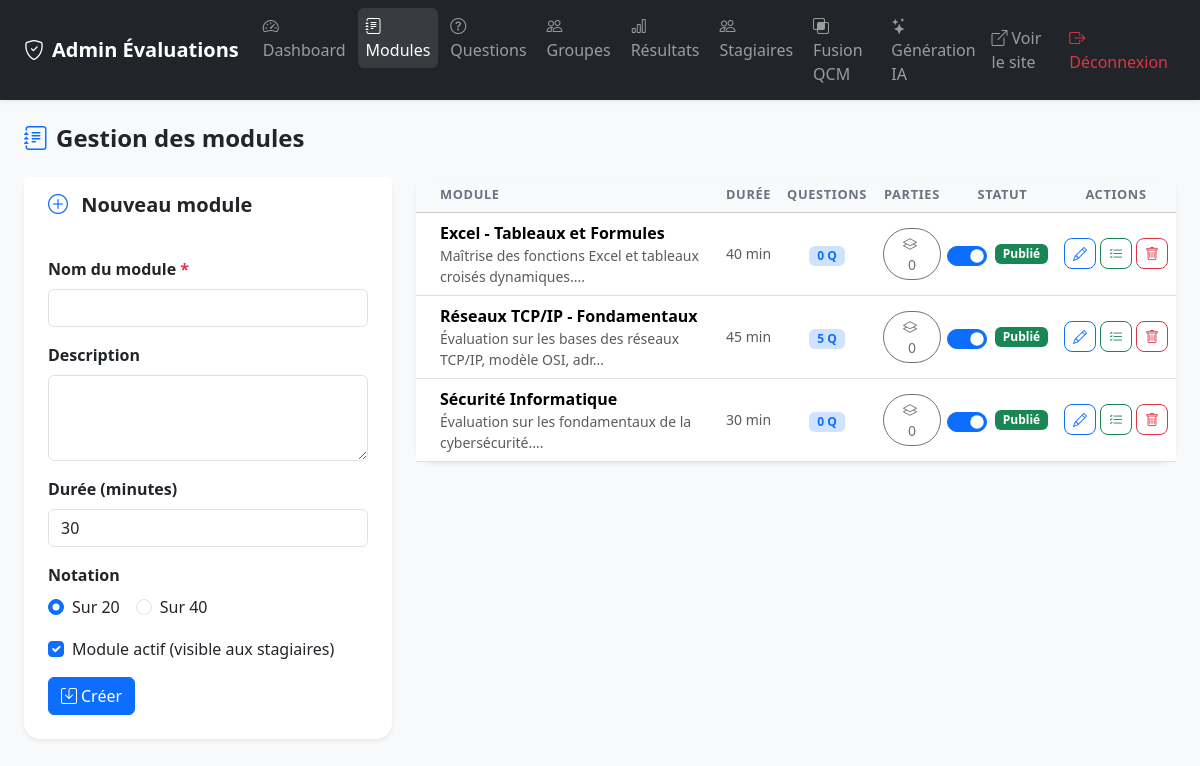
The page /admin/modules.php (signed in) on the database as committed earlier.
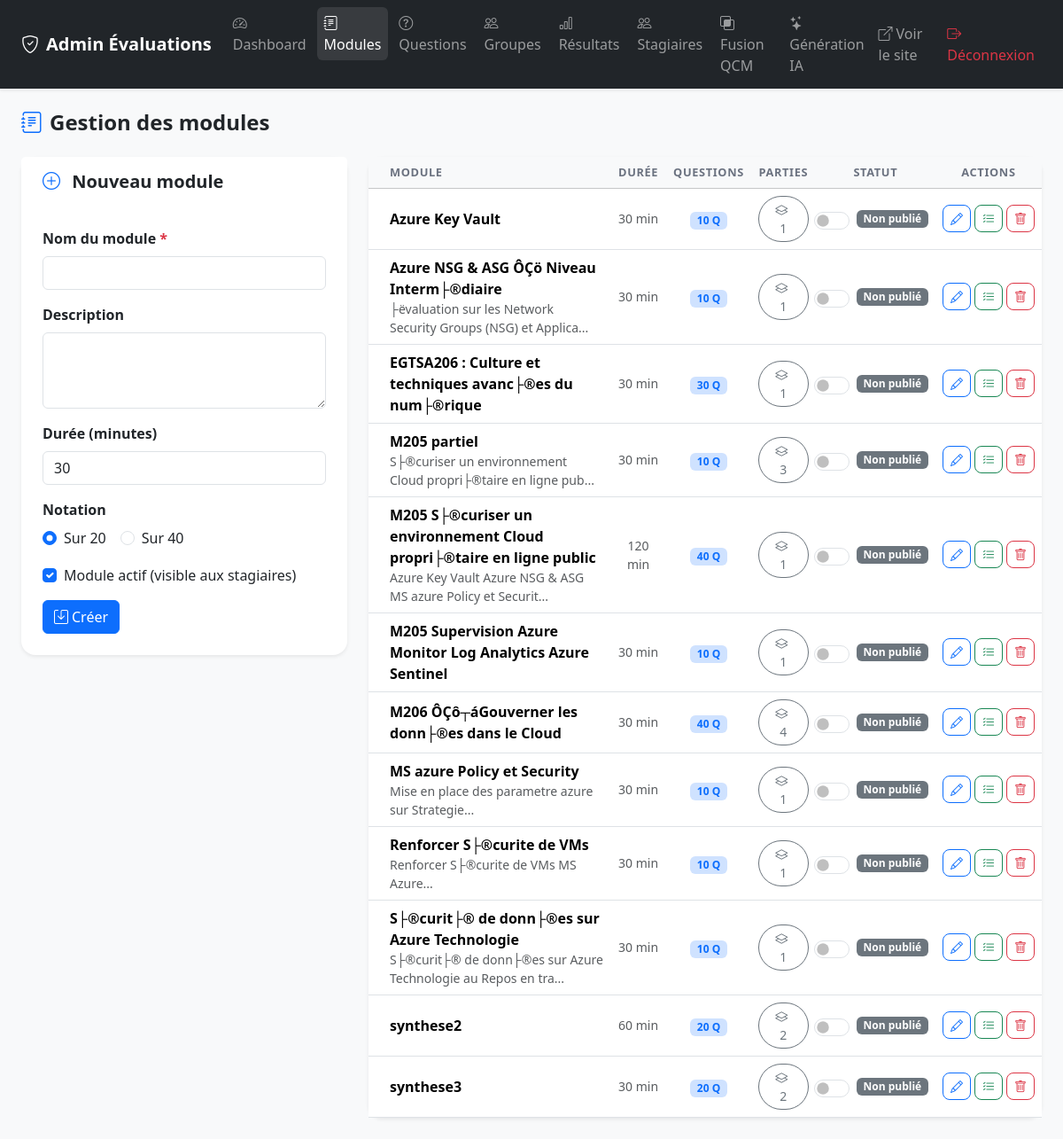
The same page on the database as committed later.
### tables this page shows
CREATE TABLE `modules` (
  `id` int NOT NULL AUTO_INCREMENT,
  `nom` varchar(150) NOT NULL,
  `description` text,
  `duree_minutes` int DEFAULT '30',
  `note_max` int DEFAULT '20' COMMENT 'Notation sur 20 ou 40',
  `actif` tinyint(1) DEFAULT '1',
  `created_at` timestamp NULL DEFAULT CURRENT_TIMESTAMP,
  PRIMARY KEY (`id`)
);

### includes/functions.php (called while the page is built, shortened)
<?php
function getAllModules(): array {
    $pdo = getDB();
    return $pdo->query("
        SELECT m.*,
               COALESCE(m.note_max, 20) AS note_max,
               (SELECT COUNT(*) FROM questions q WHERE q.module_id = m.id) AS nb_questions,
               (SELECT COUNT(*) FROM parties p WHERE p.module_id = m.id) AS nb_parties
        FROM modules m
        ORDER BY m.nom
    ")->fetchAll();
}

### admin/modules.php (the view, shortened to what the changed rows need)
<?php
require_once __DIR__ . '/../includes/functions.php';
$modules = getAllModules();
?>
<!DOCTYPE html>
<html lang="fr">
<head>
    <link href="https://cdn.jsdelivr.net/npm/bootstrap@5.3.2/dist/css/bootstrap.min.css" rel="stylesheet">
    <link href="https://cdn.jsdelivr.net/npm/bootstrap-icons@1.11.3/font/bootstrap-icons.min.css" rel="stylesheet">
    <link href="../assets/css/style.css" rel="stylesheet">
</head>
<body class="bg-light">
<div class="container-fluid py-4 px-4">
    <h2 class="h4 fw-bold mb-4"><i class="bi bi-journal-text me-2 text-primary"></i>Gestion des modules</h2>
    <div class="row g-4">
        <div class="col-md-8">
            <div class="card border-0 shadow-sm rounded-4">
                <div class="card-body p-0">
                    <table class="table table-hover mb-0 align-middle">
                        <thead class="table-light">
                            <tr>
                                <th class="ps-4">Module</th>
                                <th class="text-center">Durée</th>
                                <th class="text-center">Questions</th>
                                <th class="text-center">Parties</th>
                                <th class="text-center">Statut</th>
                                <th class="text-center">Actions</th>
                            </tr>
                        </thead>
                        <tbody>
                        <?php foreach ($modules as $m): ?>
                            <tr>
                                <td class="ps-4">
                                    <div class="fw-semibold"><?= htmlspecialchars($m['nom']) ?></div>
                                    <?php if ($m['description']): ?>
                                    <div class="text-muted small"><?= htmlspecialchars(mb_substr($m['description'], 0, 60)) ?>...</div>
                                    <?php endif; ?>
                                </td>
                                <td class="text-center text-muted small"><?= $m['duree_minutes'] ?> min</td>
                                <td class="text-center">
                                    <a href="questions.php?module_id=<?= $m['id'] ?>" class="badge bg-primary-subtle text-primary text-decoration-none">
                                        <?= $m['nb_questions'] ?> Q
                                    </a>
                                </td>
                                <td class="text-center">
                                    <a href="questions.php?module_id=<?= $m['id'] ?>"
                                       class="btn btn-sm btn-outline-secondary rounded-pill px-3"
                                       title="Gérer les parties et questions">
                                        <i class="bi bi-layers me-1"></i><?= (int)($m['nb_parties'] ?? 0) ?>
                                    </a>
                                </td>
                                <td class="text-center">
                                    <div class="form-check form-switch d-flex justify-content-center align-items-center gap-2 mb-0">
                                        <input class="form-check-input toggle-actif fs-5" type="checkbox"
                                               role="switch"
                                               data-id="<?= $m['id'] ?>"
                                               <?= $m['actif'] ? 'checked' : '' ?>
                                               title="<?= $m['actif'] ? 'Publié — cliquer pour dépublier' : 'Non publié — cliquer pour publier' ?>">
                                        <span class="badge toggle-label <?= $m['actif'] ? 'bg-success' : 'bg-secondary' ?>" id="label-<?= $m['id'] ?>">
                                            <?= $m['actif'] ? 'Publié' : 'Non publié' ?>
                                        </span>
                                    </div>
                                </td>
                                <td class="text-center">
                                    <div class="d-flex gap-1 justify-content-center">
                                        <a href="modules.php?action=edit&id=<?= $m['id'] ?>"
                                           class="btn btn-sm btn-outline-primary rounded-3" title="Modifier">
                                            <i class="bi bi-pencil"></i>
                                        </a>
                                        <a href="questions.php?module_id=<?= $m['id'] ?>"
                                           class="btn btn-sm btn-outline-success rounded-3" title="Questions">
                                            <i class="bi bi-list-check"></i>
                                        </a>
                                        <a href="modules.php?action=delete&id=<?= $m['id'] ?>"
                                           class="btn btn-sm btn-outline-danger rounded-3"
                                           title="Supprimer"
                                           onclick="return confirm('Supprimer ce module et toutes ses questions ?')">
                                            <i class="bi bi-trash"></i>
                                        </a>
                                    </div>
                                </td>
                            </tr>
                        <?php endforeach; ?>
                        </tbody>
                    </table>
                </div>
            </div>
        </div>
    </div>
</div>
</body>
</html>

Rows that differ between the two databases and show on the page:
removed modules: nom "Excel - Tableaux et Formules", description "Maîtrise des fonctions Excel et tableaux croisés dynamiques.", duree_minutes "40", nb_questions "0", nb_parties "0", actif "☑", shows "Publié"
removed modules: nom "Réseaux TCP/IP - Fondamentaux", description "Évaluation sur les bases des réseaux TCP/IP, modèle OSI, adr", duree_minutes "45", nb_questions "5", nb_parties "0", actif "☑", shows "Publié"
removed modules: nom "Sécurité Informatique", description "Évaluation sur les fondamentaux de la cybersécurité.", duree_minutes "30", nb_questions "0", nb_parties "0", actif "☑", shows "Publié"
added modules: nom "Azure Key Vault", duree_minutes "30", nb_questions "10", nb_parties "1", shows "Non publié"
added modules: nom "Azure NSG & ASG ÔÇö Niveau Interm├®diaire", description "├ëvaluation sur les Network Security Groups (NSG) et Applica", duree_minutes "30", nb_questions "10", nb_parties "1", shows "Non publié"
added modules: nom "EGTSA206 : Culture et techniques avanc├®es du num├®rique", duree_minutes "30", nb_questions "30", nb_parties "1", shows "Non publié"
added modules: nom "M205 partiel", description "S├®curiser un environnement Cloud propri├®taire en ligne pub", duree_minutes "30", nb_questions "10", nb_parties "3", shows "Non publié"
added modules: nom "M205 S├®curiser un environnement Cloud propri├®taire en ligne public", description "Azure Key Vault Azure NSG & ASG MS azure Policy et Securit", duree_minutes "120", nb_questions "40", nb_parties "1", shows "Non publié"
added modules: nom "M205 Supervision Azure Monitor Log Analytics Azure Sentinel", duree_minutes "30", nb_questions "10", nb_parties "1", shows "Non publié"
added modules: nom "M206 ÔÇô┬áGouverner les donn├®es dans le Cloud", duree_minutes "30", nb_questions "40", nb_parties "4", shows "Non publié"
added modules: nom "MS azure Policy et Security", description "Mise en place des parametre azure sur Strategie", duree_minutes "30", nb_questions "10", nb_parties "1", shows "Non publié"
added modules: nom "Renforcer S├®curite de VMs", description "Renforcer S├®curite de VMs MS Azure", duree_minutes "30", nb_questions "10", nb_parties "1", shows "Non publié"
added modules: nom "S├®curit├® de donn├®es sur Azure Technologie", description "S├®curit├® de donn├®es sur Azure Technologie au Repos en tra", duree_minutes "30", nb_questions "10", nb_parties "1", shows "Non publié"
added modules: nom "synthese2", duree_minutes "60", nb_questions "20", nb_parties "2", shows "Non publié"
added modules: nom "synthese3", duree_minutes "30", nb_questions "20", nb_parties "2", shows "Non publié"
